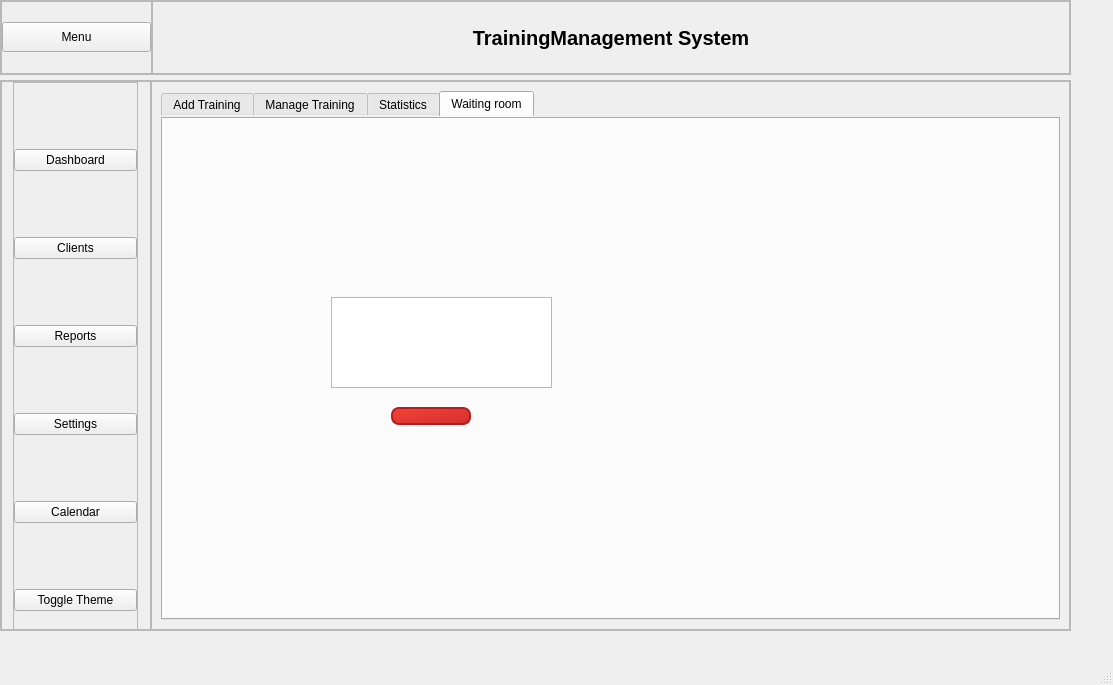
<?xml version="1.0" encoding="UTF-8"?>
<ui version="4.0">
 <class>formationwindow</class>
 <widget class="QMainWindow" name="formationwindow">
  <property name="geometry">
   <rect>
    <x>0</x>
    <y>0</y>
    <width>1113</width>
    <height>685</height>
   </rect>
  </property>
  <property name="windowTitle">
   <string>formationwindow</string>
  </property>
  <property name="styleSheet">
   <string notr="true"/>
  </property>
  <widget class="QWidget" name="centralwidget">
   <widget class="QFrame" name="header">
    <property name="geometry">
     <rect>
      <x>0</x>
      <y>0</y>
      <width>1071</width>
      <height>75</height>
     </rect>
    </property>
    <property name="sizePolicy">
     <sizepolicy hsizetype="Preferred" vsizetype="Preferred">
      <horstretch>0</horstretch>
      <verstretch>0</verstretch>
     </sizepolicy>
    </property>
    <property name="minimumSize">
     <size>
      <width>0</width>
      <height>75</height>
     </size>
    </property>
    <property name="maximumSize">
     <size>
      <width>16777215</width>
      <height>75</height>
     </size>
    </property>
    <property name="frameShape">
     <enum>QFrame::Shape::StyledPanel</enum>
    </property>
    <property name="frameShadow">
     <enum>QFrame::Shadow::Raised</enum>
    </property>
    <layout class="QHBoxLayout" name="horizontalLayout_2">
     <property name="spacing">
      <number>0</number>
     </property>
     <property name="leftMargin">
      <number>0</number>
     </property>
     <property name="topMargin">
      <number>0</number>
     </property>
     <property name="rightMargin">
      <number>0</number>
     </property>
     <property name="bottomMargin">
      <number>0</number>
     </property>
     <item>
      <widget class="QFrame" name="frame_3">
       <property name="minimumSize">
        <size>
         <width>50</width>
         <height>0</height>
        </size>
       </property>
       <property name="maximumSize">
        <size>
         <width>151</width>
         <height>16777215</height>
        </size>
       </property>
       <property name="styleSheet">
        <string notr="true">color: rgb(0, 0, 0);</string>
       </property>
       <property name="frameShape">
        <enum>QFrame::Shape::StyledPanel</enum>
       </property>
       <property name="frameShadow">
        <enum>QFrame::Shadow::Raised</enum>
       </property>
       <layout class="QHBoxLayout" name="horizontalLayout_3">
        <property name="spacing">
         <number>0</number>
        </property>
        <property name="leftMargin">
         <number>0</number>
        </property>
        <property name="topMargin">
         <number>0</number>
        </property>
        <property name="rightMargin">
         <number>0</number>
        </property>
        <property name="bottomMargin">
         <number>0</number>
        </property>
        <item>
         <widget class="QPushButton" name="menuButton">
          <property name="sizePolicy">
           <sizepolicy hsizetype="Preferred" vsizetype="Fixed">
            <horstretch>0</horstretch>
            <verstretch>0</verstretch>
           </sizepolicy>
          </property>
          <property name="minimumSize">
           <size>
            <width>0</width>
            <height>30</height>
           </size>
          </property>
          <property name="maximumSize">
           <size>
            <width>16777215</width>
            <height>30</height>
           </size>
          </property>
          <property name="text">
           <string>Menu</string>
          </property>
          <property name="iconSize">
           <size>
            <width>24</width>
            <height>24</height>
           </size>
          </property>
         </widget>
        </item>
       </layout>
      </widget>
     </item>
     <item>
      <widget class="QFrame" name="frame_5">
       <property name="styleSheet">
        <string notr="true">color: rgb(0, 0, 0);</string>
       </property>
       <property name="frameShape">
        <enum>QFrame::Shape::StyledPanel</enum>
       </property>
       <property name="frameShadow">
        <enum>QFrame::Shadow::Raised</enum>
       </property>
       <layout class="QVBoxLayout" name="verticalLayout_4">
        <item>
         <widget class="QLabel" name="label">
          <property name="font">
           <font>
            <pointsize>15</pointsize>
            <bold>true</bold>
           </font>
          </property>
          <property name="text">
           <string>TrainingManagement System</string>
          </property>
          <property name="alignment">
           <set>Qt::AlignmentFlag::AlignCenter</set>
          </property>
         </widget>
        </item>
       </layout>
      </widget>
     </item>
    </layout>
   </widget>
   <widget class="QFrame" name="frame_2">
    <property name="geometry">
     <rect>
      <x>0</x>
      <y>80</y>
      <width>1071</width>
      <height>551</height>
     </rect>
    </property>
    <property name="frameShape">
     <enum>QFrame::Shape::StyledPanel</enum>
    </property>
    <property name="frameShadow">
     <enum>QFrame::Shadow::Raised</enum>
    </property>
    <layout class="QHBoxLayout" name="horizontalLayout">
     <property name="spacing">
      <number>0</number>
     </property>
     <property name="leftMargin">
      <number>0</number>
     </property>
     <property name="topMargin">
      <number>0</number>
     </property>
     <property name="rightMargin">
      <number>0</number>
     </property>
     <property name="bottomMargin">
      <number>0</number>
     </property>
     <item>
      <widget class="QFrame" name="sideMenu">
       <property name="minimumSize">
        <size>
         <width>150</width>
         <height>0</height>
        </size>
       </property>
       <property name="maximumSize">
        <size>
         <width>150</width>
         <height>16777215</height>
        </size>
       </property>
       <property name="styleSheet">
        <string notr="true">color: rgb(0, 0, 0);
border-color: rgb(0, 0, 0);</string>
       </property>
       <property name="frameShape">
        <enum>QFrame::Shape::StyledPanel</enum>
       </property>
       <property name="frameShadow">
        <enum>QFrame::Shadow::Raised</enum>
       </property>
       <layout class="QVBoxLayout" name="verticalLayout_2">
        <property name="spacing">
         <number>0</number>
        </property>
        <property name="leftMargin">
         <number>0</number>
        </property>
        <property name="topMargin">
         <number>0</number>
        </property>
        <property name="rightMargin">
         <number>0</number>
        </property>
        <property name="bottomMargin">
         <number>0</number>
        </property>
        <item alignment="Qt::AlignmentFlag::AlignHCenter|Qt::AlignmentFlag::AlignVCenter">
         <widget class="QFrame" name="frame_6">
          <property name="minimumSize">
           <size>
            <width>125</width>
            <height>600</height>
           </size>
          </property>
          <property name="maximumSize">
           <size>
            <width>150</width>
            <height>16777215</height>
           </size>
          </property>
          <property name="styleSheet">
           <string notr="true">color: rgb(0, 0, 0);
border-color: rgb(0, 0, 0);</string>
          </property>
          <property name="frameShape">
           <enum>QFrame::Shape::StyledPanel</enum>
          </property>
          <property name="frameShadow">
           <enum>QFrame::Shadow::Raised</enum>
          </property>
          <layout class="QVBoxLayout" name="verticalLayout_3">
           <property name="spacing">
            <number>0</number>
           </property>
           <property name="leftMargin">
            <number>0</number>
           </property>
           <property name="topMargin">
            <number>0</number>
           </property>
           <property name="rightMargin">
            <number>0</number>
           </property>
           <property name="bottomMargin">
            <number>0</number>
           </property>
           <item>
            <widget class="QPushButton" name="pushButton">
             <property name="styleSheet">
              <string notr="true">#label {
    color: white;
    padding: 5px;
    font-size: 15pt;
    font-weight: bold;
    text-shadow: 1px 1px 2px rgba(0, 0, 0, 0.3);
}</string>
             </property>
             <property name="text">
              <string>Dashboard</string>
             </property>
            </widget>
           </item>
           <item>
            <widget class="QPushButton" name="pushButton_2">
             <property name="text">
              <string>Clients</string>
             </property>
            </widget>
           </item>
           <item>
            <widget class="QPushButton" name="pushButton_3">
             <property name="text">
              <string>Reports</string>
             </property>
            </widget>
           </item>
           <item>
            <widget class="QPushButton" name="pushButton_4">
             <property name="text">
              <string>Settings</string>
             </property>
            </widget>
           </item>
           <item>
            <widget class="QPushButton" name="pushButton_5">
             <property name="text">
              <string>Calendar</string>
             </property>
            </widget>
           </item>
           <item>
            <widget class="QPushButton" name="themeButton">
             <property name="text">
              <string>Toggle Theme</string>
             </property>
            </widget>
           </item>
          </layout>
         </widget>
        </item>
       </layout>
      </widget>
     </item>
     <item>
      <widget class="QFrame" name="frame_4">
       <property name="sizePolicy">
        <sizepolicy hsizetype="Expanding" vsizetype="Preferred">
         <horstretch>0</horstretch>
         <verstretch>0</verstretch>
        </sizepolicy>
       </property>
       <property name="styleSheet">
        <string notr="true">color: rgb(0, 0, 0);
border-color: rgb(0, 0, 0);
</string>
       </property>
       <property name="frameShape">
        <enum>QFrame::Shape::StyledPanel</enum>
       </property>
       <property name="frameShadow">
        <enum>QFrame::Shadow::Raised</enum>
       </property>
       <layout class="QVBoxLayout" name="verticalLayout_5">
        <item>
         <widget class="QTabWidget" name="tabWidget">
          <property name="whatsThis">
           <string>&lt;html&gt;&lt;head/&gt;&lt;body&gt;&lt;p&gt;ddd&lt;/p&gt;&lt;/body&gt;&lt;/html&gt;</string>
          </property>
          <property name="styleSheet">
           <string notr="true">color: rgb(0, 0, 0);
border-color: rgb(0, 0, 0);</string>
          </property>
          <property name="currentIndex">
           <number>3</number>
          </property>
          <widget class="QWidget" name="ClientForm">
           <property name="contextMenuPolicy">
            <enum>Qt::ContextMenuPolicy::PreventContextMenu</enum>
           </property>
           <attribute name="title">
            <string>Add Training</string>
           </attribute>
           <layout class="QGridLayout" name="gridLayout_2">
            <item row="1" column="2">
             <widget class="QLineEdit" name="des"/>
            </item>
            <item row="5" column="0">
             <widget class="QLabel" name="label_consultant">
              <property name="text">
               <string>prix</string>
              </property>
             </widget>
            </item>
            <item row="1" column="0">
             <widget class="QLabel" name="label_sector">
              <property name="text">
               <string>description</string>
              </property>
             </widget>
            </item>
            <item row="4" column="2">
             <widget class="QDateEdit" name="date"/>
            </item>
            <item row="3" column="0">
             <widget class="QLabel" name="label_email">
              <property name="text">
               <string>time</string>
              </property>
             </widget>
            </item>
            <item row="6" column="2">
             <widget class="QLineEdit" name="phoneNumberInput"/>
            </item>
            <item row="2" column="2">
             <widget class="QLineEdit" name="tr"/>
            </item>
            <item row="5" column="2">
             <widget class="QDoubleSpinBox" name="prixb"/>
            </item>
            <item row="2" column="0">
             <widget class="QLabel" name="label_contact">
              <property name="text">
               <string>trainer</string>
              </property>
             </widget>
            </item>
            <item row="4" column="0">
             <widget class="QLabel" name="label_date">
              <property name="text">
               <string> Date:</string>
              </property>
             </widget>
            </item>
            <item row="3" column="2">
             <widget class="QSpinBox" name="timeb"/>
            </item>
            <item row="1" column="6">
             <widget class="QLabel" name="notificationLabel">
              <property name="text">
               <string/>
              </property>
              <property name="pixmap">
               <pixmap>../../../../Mega Pc/Downloads/Ra.png</pixmap>
              </property>
              <property name="scaledContents">
               <bool>false</bool>
              </property>
              <property name="wordWrap">
               <bool>false</bool>
              </property>
             </widget>
            </item>
            <item row="0" column="2">
             <widget class="QLineEdit" name="format"/>
            </item>
            <item row="0" column="5" rowspan="7">
             <spacer name="horizontalSpacer">
              <property name="orientation">
               <enum>Qt::Orientation::Horizontal</enum>
              </property>
              <property name="sizeHint" stdset="0">
               <size>
                <width>40</width>
                <height>20</height>
               </size>
              </property>
             </spacer>
            </item>
            <item row="0" column="0">
             <widget class="QLabel" name="label_name">
              <property name="text">
               <string>Training</string>
              </property>
             </widget>
            </item>
            <item row="6" column="3">
             <widget class="QPushButton" name="add">
              <property name="text">
               <string>Add formation</string>
              </property>
             </widget>
            </item>
            <item row="6" column="0">
             <widget class="QLabel" name="label_2">
              <property name="text">
               <string>phone</string>
              </property>
             </widget>
            </item>
           </layout>
          </widget>
          <widget class="QWidget" name="listClient">
           <attribute name="title">
            <string>Manage Training</string>
           </attribute>
           <layout class="QVBoxLayout" name="verticalLayout_6">
            <item>
             <widget class="QGroupBox" name="searchGroupBox">
              <property name="title">
               <string>Search</string>
              </property>
              <layout class="QHBoxLayout" name="searchLayout">
               <item>
                <widget class="QComboBox" name="searchCriteriaComboBox">
                 <item>
                  <property name="text">
                   <string>formation</string>
                  </property>
                 </item>
                 <item>
                  <property name="text">
                   <string>trainer</string>
                  </property>
                 </item>
                 <item>
                  <property name="text">
                   <string>prix</string>
                  </property>
                 </item>
                 <item>
                  <property name="text">
                   <string>time</string>
                  </property>
                 </item>
                 <item>
                  <property name="text">
                   <string/>
                  </property>
                 </item>
                </widget>
               </item>
               <item>
                <widget class="QLineEdit" name="searchInput">
                 <property name="placeholderText">
                  <string>Type to search...</string>
                 </property>
                </widget>
               </item>
               <item>
                <widget class="QPushButton" name="resetSearchButton">
                 <property name="text">
                  <string>Reset Search</string>
                 </property>
                </widget>
               </item>
              </layout>
             </widget>
            </item>
            <item>
             <widget class="QTableView" name="tabtr">
              <property name="selectionMode">
               <enum>QAbstractItemView::SelectionMode::SingleSelection</enum>
              </property>
              <property name="selectionBehavior">
               <enum>QAbstractItemView::SelectionBehavior::SelectRows</enum>
              </property>
             </widget>
            </item>
            <item>
             <layout class="QHBoxLayout" name="horizontalLayout_4">
              <item>
               <widget class="QPushButton" name="deletef">
                <property name="text">
                 <string/>
                </property>
                <property name="icon">
                 <iconset resource="img.qrc">
                  <normaloff>:/imgs/delete.ico</normaloff>:/imgs/delete.ico</iconset>
                </property>
               </widget>
              </item>
              <item>
               <widget class="QPushButton" name="updateButton">
                <property name="text">
                 <string>update</string>
                </property>
                <property name="icon">
                 <iconset resource="img.qrc">
                  <normaloff>:/imgs/Downloads/6372226-removebg-preview.png</normaloff>:/imgs/Downloads/6372226-removebg-preview.png</iconset>
                </property>
                <property name="iconSize">
                 <size>
                  <width>13</width>
                  <height>12</height>
                 </size>
                </property>
               </widget>
              </item>
              <item>
               <widget class="QPushButton" name="exportButton">
                <property name="text">
                 <string/>
                </property>
                <property name="icon">
                 <iconset resource="img.qrc">
                  <normaloff>:/imgs/file.ico</normaloff>:/imgs/file.ico</iconset>
                </property>
               </widget>
              </item>
             </layout>
            </item>
           </layout>
          </widget>
          <widget class="QWidget" name="widget">
           <attribute name="title">
            <string>Statistics</string>
           </attribute>
           <widget class="QChartView" name="statsChartView">
            <property name="geometry">
             <rect>
              <x>10</x>
              <y>10</y>
              <width>871</width>
              <height>461</height>
             </rect>
            </property>
           </widget>
           <widget class="QPushButton" name="refreshStatsButton">
            <property name="geometry">
             <rect>
              <x>10</x>
              <y>480</y>
              <width>80</width>
              <height>18</height>
             </rect>
            </property>
            <property name="text">
             <string>Statistics</string>
            </property>
           </widget>
          </widget>
          <widget class="QWidget" name="waiting_room">
           <attribute name="title">
            <string>Waiting room</string>
           </attribute>
           <widget class="QPlainTextEdit" name="setText">
            <property name="geometry">
             <rect>
              <x>170</x>
              <y>180</y>
              <width>221</width>
              <height>91</height>
             </rect>
            </property>
            <property name="plainText">
             <string/>
            </property>
           </widget>
           <widget class="QPushButton" name="wrr">
            <property name="geometry">
             <rect>
              <x>230</x>
              <y>290</y>
              <width>80</width>
              <height>18</height>
             </rect>
            </property>
            <property name="styleSheet">
             <string notr="true">QPushButton {
        background-color: qlineargradient(x1:0, y1:0, x2:1, y2:1, stop:0 #F44336, stop:1 #D32F2F);
        color: white;
        border: 2px solid #B71C1C;
        border-radius: 8px;
        padding: 6px;
        font-weight: bold;
        font-size: 12pt;
        box-shadow: 2px 2px 6px rgba(0, 0, 0, 0.3);
      }
      QPushButton:hover {
        background-color: qlineargradient(x1:0, y1:0, x2:1, y2:1, stop:0 #EF5350, stop:1 #E53935);
        box-shadow: 3px 3px 8px rgba(0, 0, 0, 0.4);
      }
      QPushButton:pressed {
        background-color: qlineargradient(x1:0, y1:0, x2:1, y2:1, stop:0 #B71C1C, stop:1 #9E1212);
        border: 2px solid #8E0000;
        box-shadow: inset 2px 2px 4px rgba(0, 0, 0, 0.3);
      }</string>
            </property>
            <property name="text">
             <string>-</string>
            </property>
           </widget>
          </widget>
         </widget>
        </item>
       </layout>
      </widget>
     </item>
    </layout>
   </widget>
  </widget>
  <widget class="QMenuBar" name="menubar">
   <property name="geometry">
    <rect>
     <x>0</x>
     <y>0</y>
     <width>1113</width>
     <height>17</height>
    </rect>
   </property>
  </widget>
  <widget class="QStatusBar" name="statusbar"/>
 </widget>
 <customwidgets>
  <customwidget>
   <class>QChartView</class>
   <extends>QGraphicsView</extends>
   <header>qchartview.h</header>
  </customwidget>
 </customwidgets>
 <resources>
  <include location="img.qrc"/>
 </resources>
 <connections/>
</ui>
